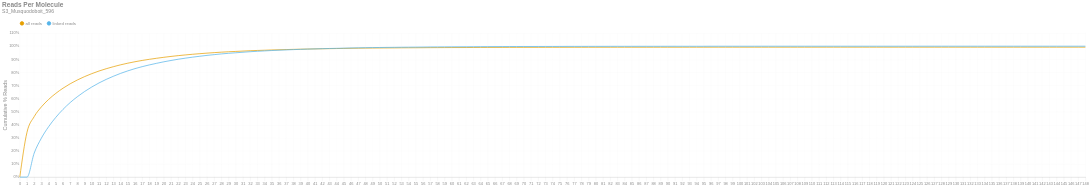

Write notebook code for a chart like this one.
### Markdown cell above
### Reads per Molecule
This chart shows the cumulative distribution of the number of reads per linked molecule. That is, how many alignments are associated with a unique molecule. This excludes the number of reads associated with invalid or absent linked-read barcodes. The `linked` histogram is the percentages recalculated when disregarding singletons.

### Code cell
if SKIPLR:
    print_html(f"Skipped")
else:
    counts = np.bincount(valids['reads'].cast(pl.Int64).to_numpy())
    weighted = counts * np.arange(len(counts))
    all_perc = weighted / n_reads
    linked_perc = weighted / n_linked_reads
    linked_perc[1] = 0
    binned_df = pl.DataFrame({
        'readsper': list(range(len(counts))),
        'all reads (cumsum)': np.cumsum(all_perc).tolist(),
        'linked reads (cumsum)': np.cumsum(linked_perc).tolist(),
    })

    with SafeRender(binned_df):
        (
            density_plot(binned_df, 'Reads Per Molecule', samplename, 'readspmol')
            .encode(
                x=alt.X('readsper:O', title=None).axis(labelAngle=0).scale(padding=0),
                y=alt.Y('value:Q', title='Cumulative % Reads').axis(format='%').stack(False),
                color=alt.Color("key:N").scale(domain=["all reads", "linked reads"]),
                tooltip=[
                    alt.Tooltip("key:N", title="Data Type"),
                    alt.Tooltip("readsper:O", title="Reads Per Molecule"),
                    alt.Tooltip("value:Q", format=".2%", title="% Reads (Cum.)")
                ]            
            )
        ).display()

### Figure 1 — Vega-Lite specification as saved in the notebook (floating-point values rounded to 4 significant figures; data arrays with more than 128 entries replaced by an {"elided": "..."} marker saying what was removed)
{"width": "container", "height": 400, "config": {"title": {"anchor": "start", "dy": -15, "fontSize": 18, "color": "#888888", "subtitleColor": "#888888", "subtitleFontSize": 14}, "arc": {"fill": "#0072B2"}, "axis": {"domainColor": "#888888", "domainWidth": 0.5, "gridWidth": 0.2, "grid": false, "titleFontWeight": 400, "titleFontSize": 15, "labelFontSize": 11, "labelColor": "#888888", "tickColor": "#888888", "tickWidth": 0.2, "titleColor": "#888888"}, "axisBand": {"grid": false}, "axisX": {"grid": true, "tickSize": 10, "domainCap": "round"}, "axisY": {"domain": false, "grid": true, "tickSize": 0, "domainCap": "round"}, "background": "transparent", "header": {"labelFontSize": 15, "labelColor": "#888888", "titleFontSize": 15, "titleFontWeight": 600, "titleColor": "#888888"}, "legend": {"labelFont": "sans-serif", "labelFontSize": 12, "labelColor": "#888888", "symbolSize": 100, "symbolType": "circle", "titleFontSize": 12, "titlePadding": 10, "titleColor": "#888888", "title": null, "orient": "top"}, "range": {"category": ["#E69F00", "#56B4E9", "#009E73", "#F0E442", "#0072B2", "#D55E00", "#CC79A7", "#000000"], "diverging": ["#cfe8f3", "#a2d4ec", "#73bfe2", "#46abdb", "#1696d2", "#12719e"]}, "area": {"fill": "#0072B2", "fillOpacity": 0.7, "line": true, "strokeOpacity": 0.7}, "line": {"color": "#0072B2", "stroke": "#0072B2", "strokeWidth": 2}, "trail": {"color": "#0072B2", "stroke": "#0072B2", "strokeWidth": 0, "size": 1}, "point": {"filled": true, "fillOpacity": 1.0, "size": 95}, "text": {"color": "#888888", "fontSize": 11, "align": "right", "fontWeight": 400, "size": 11}, "bar": {"fill": "#0072B2", "stroke": null}, "view": {"stroke": null, "continuousWidth": 660, "continuousHeight": 400}}, "data": {"name": "data-a2ded7c2f9f1fbf2295b77bcf9055d67"}, "mark": {"type": "line", "interpolate": "monotone", "point": {"opacity": 0, "size": 275}}, "encoding": {"color": {"field": "key", "scale": {"domain": ["all reads", "linked reads"]}, "type": "nominal"}, "tooltip": [{"field": "key", "title": "Data Type", "type": "nominal"}, {"field": "readsper", "title": "Reads Per Molecule", "type": "ordinal"}, {"field": "value", "format": ".2%", "title": "% Reads (Cum.)", "type": "quantitative"}], "x": {"axis": {"labelAngle": 0}, "field": "readsper", "scale": {"padding": 0}, "title": null, "type": "ordinal"}, "y": {"axis": {"format": "%"}, "field": "value", "stack": false, "title": "Cumulative % Reads", "type": "quantitative"}}, "params": [{"name": "param_c36ac31b6afebe62", "select": {"type": "point", "fields": ["key"]}, "bind": "legend"}], "title": {"text": "Reads Per Molecule", "subtitle": "S3_Musquodoboit_596"}, "transform": [{"fold": ["all reads (cumsum)", "linked reads (cumsum)"]}, {"calculate": "replace(datum.key, ' (cumsum)', '')", "as": "key"}, {"filter": {"param": "param_c36ac31b6afebe62"}}], "usermeta": {"embedOptions": {"downloadFileName": "S3_Musquodoboit_596.readspmol"}}, "$schema": "https://vega.github.io/schema/vega-lite/v6.1.0.json", "datasets": {"data-a2ded7c2f9f1fbf2295b77bcf9055d67": {"elided": "149 records"}}}
